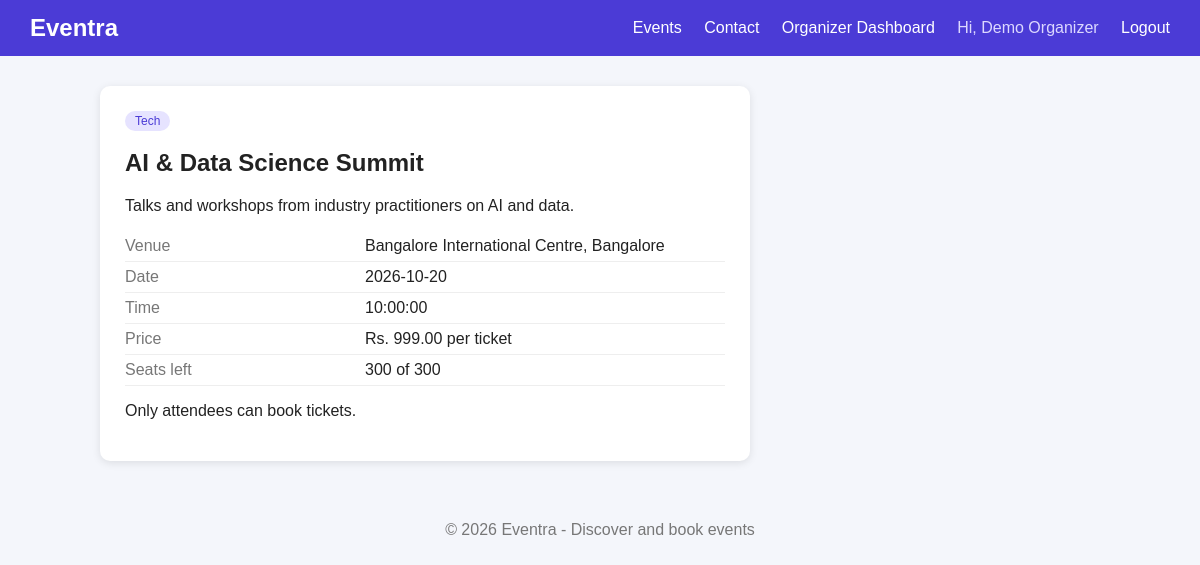
/api/event.php?id=4 (signed in), run on the app's committed database.
### tables this page shows
CREATE TABLE events (
    event_id INT AUTO_INCREMENT PRIMARY KEY,
    organizer_id INT NOT NULL,
    title VARCHAR(150) NOT NULL,
    description TEXT,
    category VARCHAR(50),
    venue VARCHAR(150) NOT NULL,
    city VARCHAR(50) NOT NULL,
    event_date DATE NOT NULL,
    event_time TIME NOT NULL,
    price DECIMAL(8,2) NOT NULL DEFAULT 0,
    total_seats INT NOT NULL,
    seats_left INT NOT NULL,
    status ENUM('pending','approved','rejected','cancelled') NOT NULL DEFAULT 'pending',
    created_at TIMESTAMP DEFAULT CURRENT_TIMESTAMP,
    FOREIGN KEY (organizer_id) REFERENCES users(user_id)
);

### api/event.php (the view, shortened to what this page needs)
<?php
include "db.php";
$id = (int) ($_GET['id'] ?? 0);
$stmt = mysqli_prepare($conn, "SELECT * FROM events WHERE event_id = ? AND status = 'approved'");
mysqli_stmt_bind_param($stmt, "i", $id);
mysqli_stmt_execute($stmt);
$result = mysqli_stmt_get_result($stmt);
$event = mysqli_fetch_assoc($result);
include "header.php";
?>
<div class="detail-box">
    <span class="tag"><?php echo htmlspecialchars($event['category']); ?></span>
    <h2><?php echo htmlspecialchars($event['title']); ?></h2>
    <p><?php echo nl2br(htmlspecialchars($event['description'])); ?></p>
    <table class="detail-table">
        <tr><td>Venue</td><td><?php echo htmlspecialchars($event['venue']); ?>, <?php echo htmlspecialchars($event['city']); ?></td></tr>
        <tr><td>Date</td><td><?php echo $event['event_date']; ?></td></tr>
        <tr><td>Time</td><td><?php echo $event['event_time']; ?></td></tr>
        <tr><td>Price</td><td><?php echo ($event['price'] > 0) ? "Rs. " . $event['price'] . " per ticket" : "Free"; ?></td></tr>
        <tr><td>Seats left</td><td><?php echo $event['seats_left']; ?> of <?php echo $event['total_seats']; ?></td></tr>
    </table>
    <?php if (($_SESSION['role'] ?? '') === 'attendee') { ?>
        <?php if ($event['seats_left'] > 0) { ?>
            <a class="btn" href="book.php?id=<?php echo $event['event_id']; ?>">Book Now</a>
        <?php } else { ?>
            <p class="error">Sold out.</p>
        <?php } ?>
    <?php } elseif (!($_SESSION['role'] ?? false)) { ?>
        <p><a href="login.php">Login</a> as an attendee to book this event.</p>
    <?php } else { ?>
        <p>Only attendees can book tickets.</p>
    <?php } ?>
</div>
<?php include "footer.php"; ?>

### public/style.css (style rules this page uses)
body { font-family: Arial, sans-serif; margin: 0; background: #f4f6fb; color: #222; }
.tag { background: #e6e3ff; color: #4b3bd6; padding: 3px 10px; border-radius: 12px; font-size: 12px; }
.detail-box { background: white; padding: 25px; border-radius: 10px; max-width: 600px; box-shadow: 0 2px 8px rgba(0,0,0,0.1); }
.detail-table { width: 100%; margin: 15px 0; border-collapse: collapse; }
.detail-table td { padding: 6px 0; border-bottom: 1px solid #eee; }
.detail-table td:first-child { color: #777; width: 40%; }

### data on the page
events: category "Tech", title "AI & Data Science Summit", description "Talks and workshops from industry practitioners on AI and data.", venue "Bangalore International Centre", city "Bangalore", event_date "2026-10-20", event_time "10:00:00", price "999.00", seats_left "300", total_seats "300"

### other printed values
$name "Demo Organizer"
